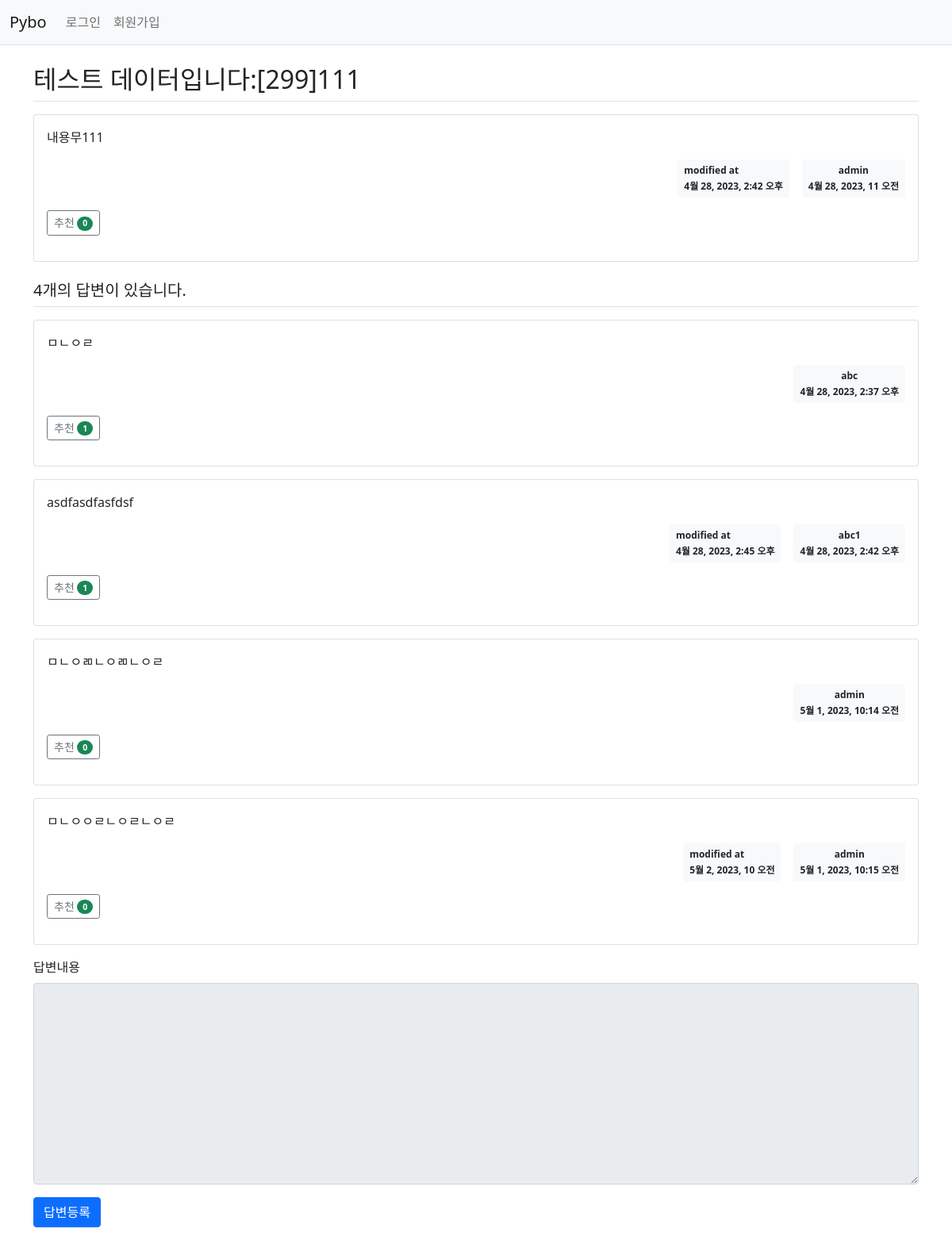
The page /pybo/303/ on the database its author committed.
### pybo/models.py (models this page shows, shortened)
class Question(models.Model):
    author = models.ForeignKey(User, on_delete=models.CASCADE, related_name='author_question')
    subject = models.CharField(max_length=200)
    content = models.TextField()
    create_date = models.DateTimeField()
    modify_date = models.DateTimeField(null=True, blank=True)   # 어떤조건이든 값을 비워둘 수 있음
    voter = models.ManyToManyField(User, related_name='voter_question')  # 추천인 추가

class Answer(models.Model):
    author = models.ForeignKey(User, on_delete=models.CASCADE, related_name='author_answer')
    question = models.ForeignKey(Question, on_delete=models.CASCADE)
    content = models.TextField()
    create_date = models.DateTimeField()
    modify_date = models.DateTimeField(null=True, blank=True)
    voter = models.ManyToManyField(User, related_name='voter_answer')

### pybo/views/base_views.py (the view)
def detail(request, question_id):
    question = get_object_or_404(Question, pk=question_id)
    context = {'question': question}
    return render(request, 'pybo/question_detail.html', context)

### pybo/templatetags/pybo_filter.py (called while the page is built)
@register.filter
def mark(value):
    extensions = ["nl2br", "fenced_code"]
    return mark_safe(markdown.markdown(value, extensions=extensions))

### templates/pybo/question_detail.html (shortened to what this page needs)
{% extends 'base.html' %}
{% load pybo_filter %}
{% block content %}
<div class="container my-3">
    <h2 class="border-bottom py-2">{{ question.subject }}</h2>
    <div class="card my-3">
        <div class="card-body">
            <div class="card-text"">{{ question.content|mark }}</div>
            <div class="d-flex justify-content-end">
                {% if question.modify_date %}
                <div class="badge bg-light text-dark p-2 text-start mx-3">
                    <div class="mb-2">modified at</div>
                    <div>{{ question.modify_date }}</div>
                </div>
                {% endif %}
                <div class="badge bg-light text-dark p-2" text-start>
                    <div class="mb-2">{{ question.author.username }}</div>
                    <div>{{ question.create_date }}</div>
                </div>
            </div>
            <div class="my-3">
                <a href="javascript:void(0)" data-uri="{% url 'pybo:question_vote' question.id  %}"
               class="recommend btn btn-sm btn-outline-secondary"> 추천
                <span class="badge rounded-pill bg-success">{{question.voter.count}}</span>
                </a>
            </div>
        </div>
    </div>
    <h5 class="border-bottom my-3 py-2">{{question.answer_set.count}}개의 답변이 있습니다.</h5>
    {% for answer in question.answer_set.all %}
    <div class="card my-3">
        <div class="card-body">
            <div class="card-text">{{ answer.content|mark }}</div>
            <div class="d-flex justify-content-end">
                {% if answer.modify_date %}
                <div class="badge bg-light text-dark p-2 text-start mx-3">
                    <div class="mb-2">modified at</div>
                    <div>{{ answer.modify_date }}</div>
                </div>
            {% endif %}
                <div class="badge bg-light text-dark p-2" text-start>
                    <div class="mb-2">{{ answer.author.username }}</div>
                    <div>{{ answer.create_date }}</div>
                </div>
            </div>
            <div class="my-3">
                <a href="javascript:void(0)" data-uri="{% url 'pybo:answer_vote' answer.id  %}"
               class="recommend btn btn-sm btn-outline-secondary"> 추천
                <span class="badge rounded-pill bg-success">{{answer.voter.count}}</span>
                </a>
            </div>
        </div>
    </div>
    {% endfor %}
    <form action="{% url 'pybo:answer_create' question.id %}" method="post" class="my-3">
        <div class="mb-3">
            <label for="content" class="form-label">답변내용</label>
            <textarea {% if not user.is_authenticated %}disabled{% endif %}
              name="content" id="content" class="form-control" rows="10"></textarea>
        </div>
        <input type="submit" value="답변등록" class="btn btn-primary">
    </form>
</div>
{% endblock %}

### rows shown on the page
Question: subject "테스트 데이터입니다:[299]111", content|mark "내용무111", modify_date "4월 28, 2023, 2:42 오후", author.username "admin", create_date "4월 28, 2023, 11 오전", voter.count "0", answer_set.count "4"
Answer: content|mark "ㅁㄴㅇㄹ", author.username "abc", create_date "4월 28, 2023, 2:37 오후", voter.count "1"
Answer: content|mark "asdfasdfasfdsf", modify_date "4월 28, 2023, 2:45 오후", author.username "abc1", create_date "4월 28, 2023, 2:42 오후", voter.count "1"
Answer: content|mark "ㅁㄴㅇㄻㄴㅇㄻㄴㅇㄹ", author.username "admin", create_date "5월 1, 2023, 10:14 오전", voter.count "0"
Answer: content|mark "ㅁㄴㅇㅇㄹㄴㅇㄹㄴㅇㄹ", modify_date "5월 2, 2023, 10 오전", author.username "admin", create_date "5월 1, 2023, 10:15 오전", voter.count "0"
